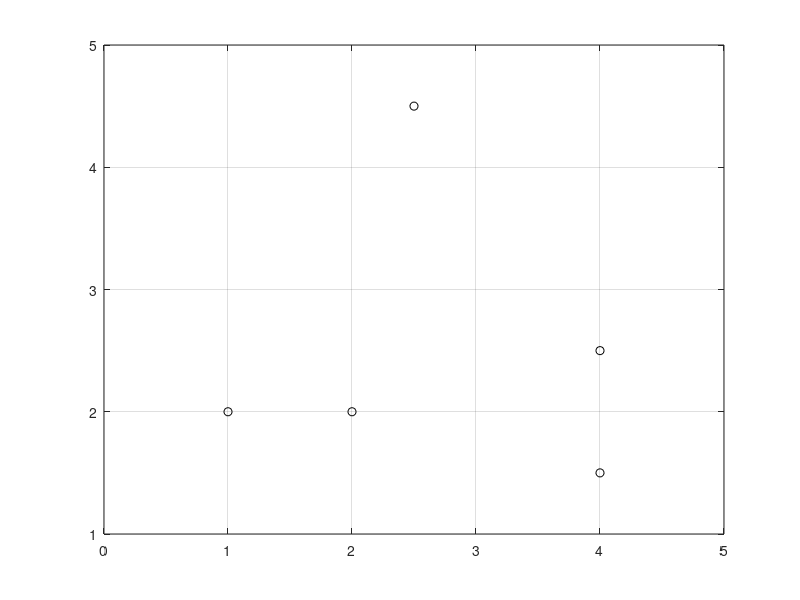
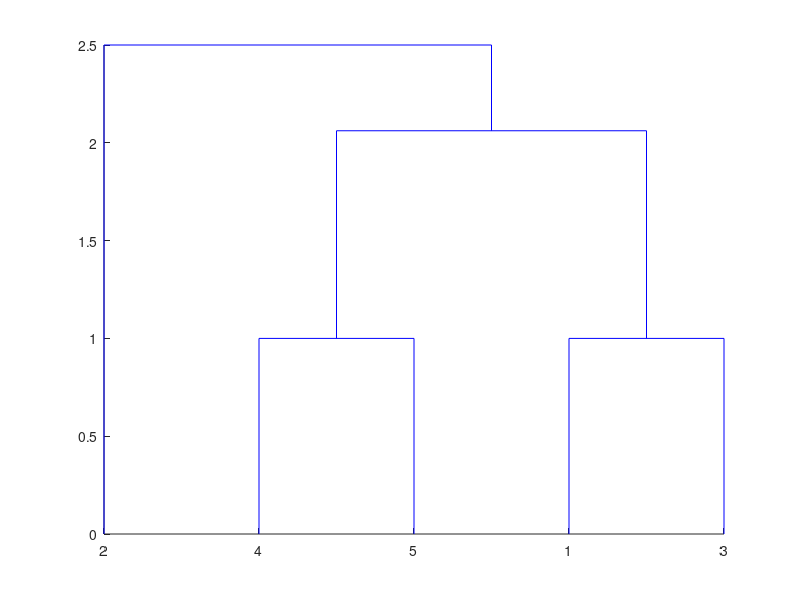
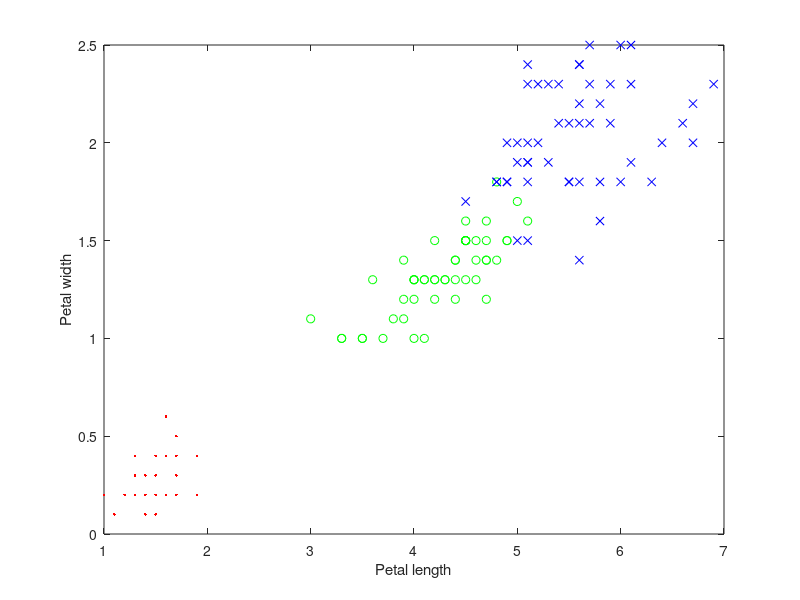
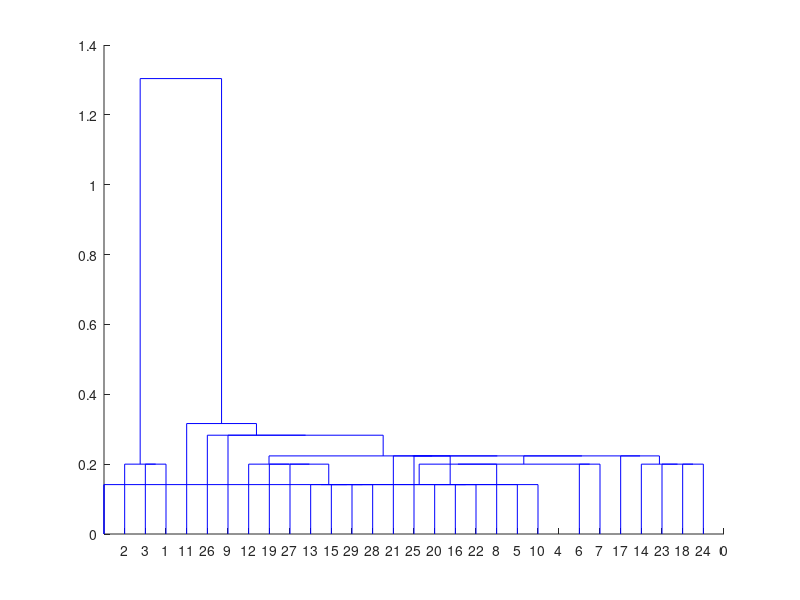

Here is the MATLAB script that generated these plots, in order:
%% 계층적 군집 1
clear; close all; clc;

X = [1 2;2.5 4.5;2 2;4 1.5;4 2.5];

figure;
plot(X(:,1), X(:,2), 'ko'); xlim([0 5]); ylim([1 5]); grid on;

Y = pdist(X)
squareform(Y)

% 단일 연결법, 유클리디안 거리, 계층적 군집
Z = linkage(Y)

% 덴드로그램 그리기
figure;
dendrogram(Z)

% 그루핑
T = cluster(Z,'maxclust',2)
T = cluster(Z,'maxclust',3)

%%
clear; close all; clc; 

load fisheriris;

spcs2num = [];
for k=1:1:length(species)
    if strcmp(species(k), 'setosa') == 1
        spcs2num(k,1) = 1;
    elseif strcmp(species(k), 'versicolor') == 1
        spcs2num(k,1) = 2;
    elseif strcmp(species(k), 'virginica') == 1
        spcs2num(k,1) = 3;
    end
end

data = meas(:, 3:4); % petal length, width만 가져와라
label = spcs2num;

idx1 = find(label == 1); % setosa만 찾기
idx2 = find(label == 2); % versicolor만 찾기 
idx3 = find(label == 3); % virginica만 찾기
figure;
plot(meas(idx1,3), meas(idx1,4), 'r.'); hold on; % setosa는 빨간색으로 
plot(meas(idx2,3), meas(idx2,4), 'go'); hold on; % versicolor는 녹색으로 
plot(meas(idx3,3), meas(idx3,4), 'bx'); hold on; % virginica는 파란색으로 
xlabel('Petal length');
ylabel('Petal width');

Y = pdist(data)
squareform(Y);

% 단일 연결법, 유클리디안 거리, 계층적 군집
Z = linkage(Y);

% 덴드로그램 그리기
figure;
dendrogram(Z);

% 그루핑
T = cluster(Z,'maxclust',3);

figure;
subplot(211); bar(label); axis tight;
subplot(212); bar(T); axis tight;
